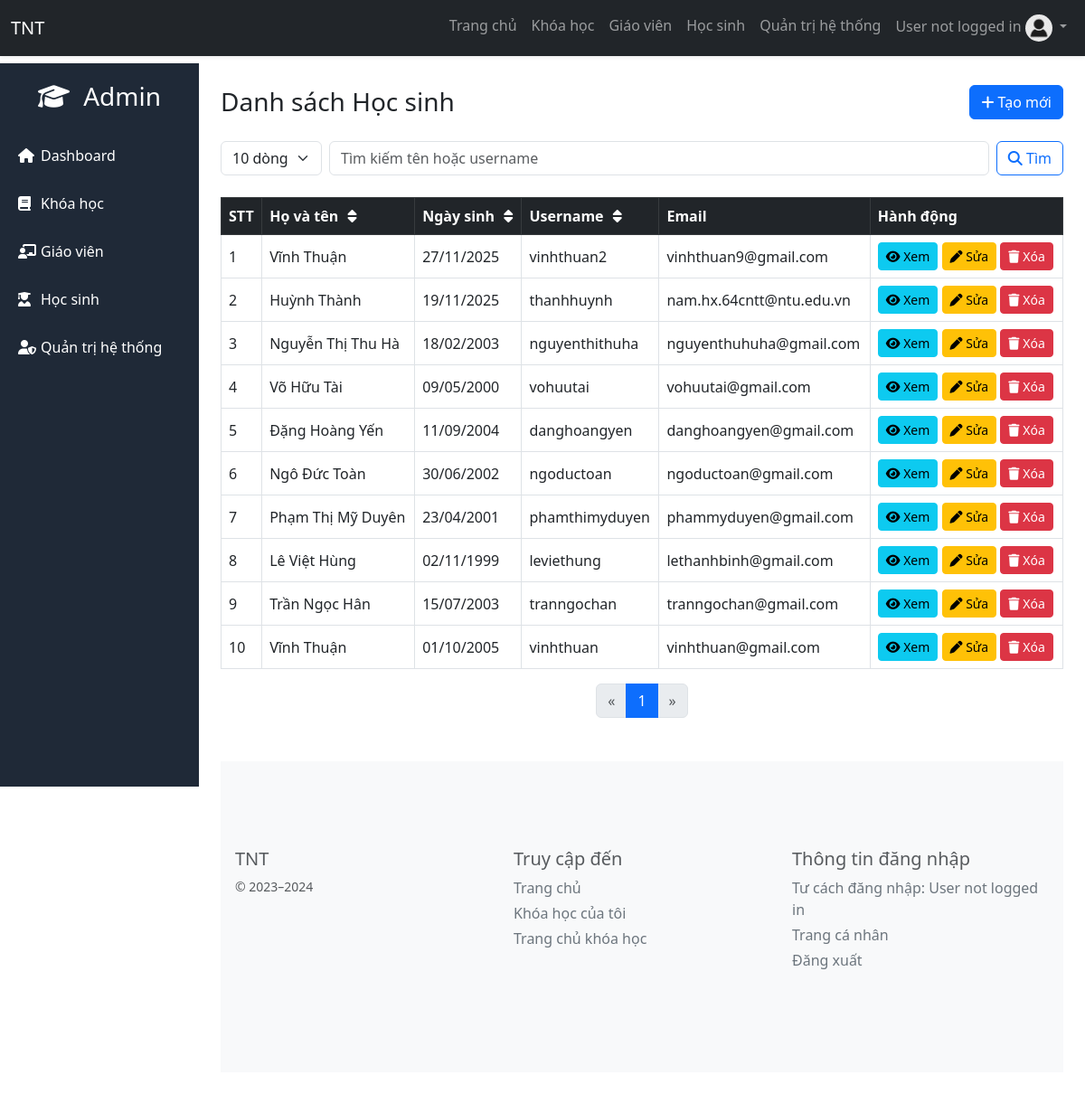
The app's page /admin/student.php, older data.
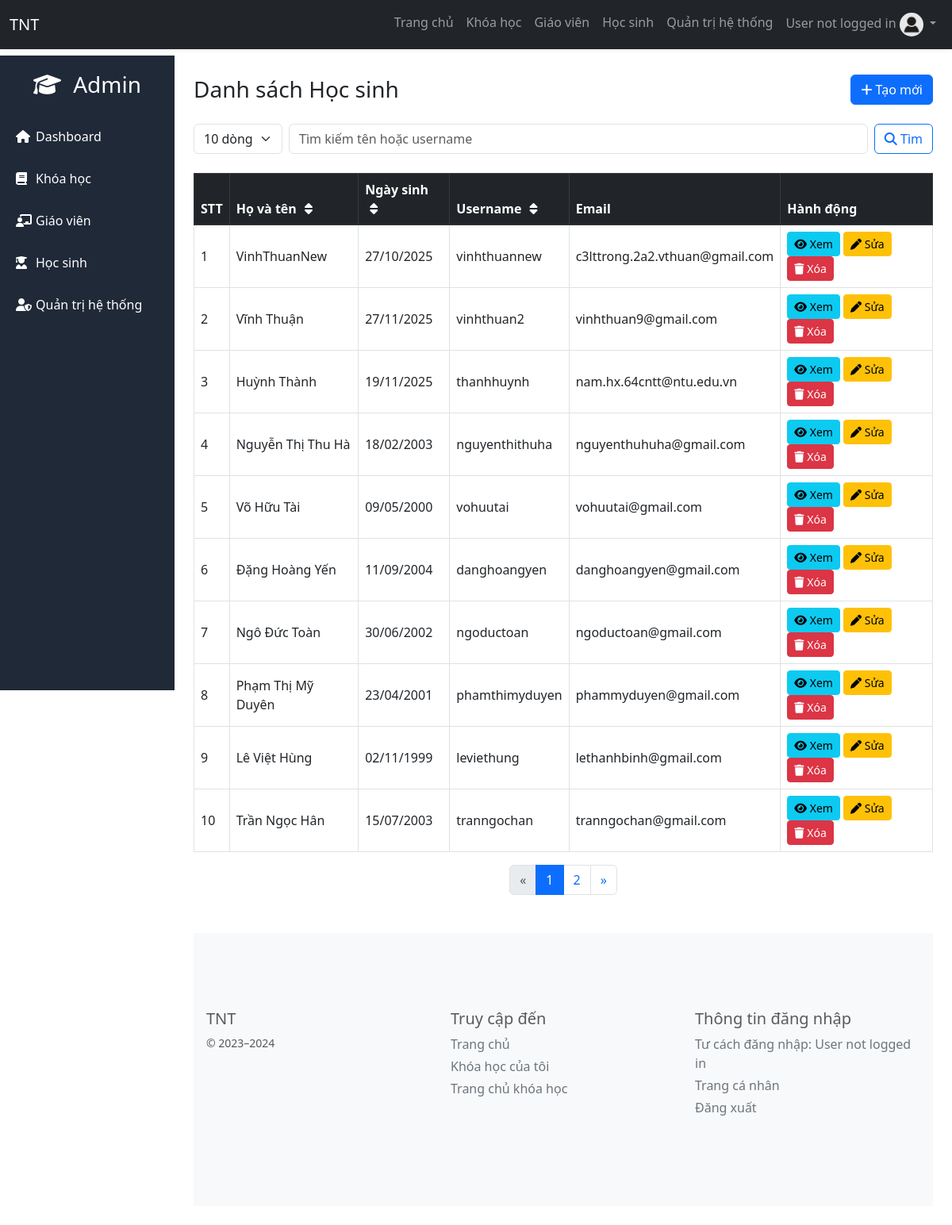
The same page, newer data.
### tables this page shows
CREATE TABLE `user_account` (
  `account_id` bigint(20) NOT NULL,
  `username` varchar(255) NOT NULL,
  `password` varchar(255) NOT NULL,
  `user_id` bigint(20) NOT NULL,
  `reset_token` varchar(64) DEFAULT NULL,
  `reset_token_expiry` datetime DEFAULT NULL
);

CREATE TABLE `user` (
  `user_id` bigint(20) NOT NULL,
  `full_name` varchar(50) NOT NULL,
  `date_of_birth` date NOT NULL,
  `gender` char(1) NOT NULL,
  `address` varchar(255) NOT NULL,
  `phone` varchar(15) NOT NULL,
  `email` varchar(255) NOT NULL,
  `citizen_id` varchar(15) NOT NULL,
  `image` varchar(255) DEFAULT NULL,
  `verification_code` varchar(10) NOT NULL,
  `email_verified_at` datetime DEFAULT NULL
);

### admin/student.php (the view, shortened to what the changed rows need)
<?php
include("layout.php");
include_once('../config/connect.php');
$limit = isset($_GET['limit']) ? intval($_GET['limit']) : 10;
$page = isset($_GET['page']) ? intval($_GET['page']) : 1;
$offset = ($page - 1) * $limit;
$tukhoa = isset($_GET['tukhoa']) ? trim($_GET['tukhoa']) : '';
$keyword_sql = '';
$sort = isset($_GET['sort']) ? $_GET['sort'] : 'user_id';
$order = isset($_GET['order']) ? $_GET['order'] : 'desc';
$order_sql = " ORDER BY $sort $order ";
function sort_link($field, $current_sort, $current_order, $limit, $tukhoa, $page){
    $next_order = ($current_sort == $field && $current_order == 'asc') ? 'desc' : 'asc';
    $icon = "";
    if($current_sort == $field){
        $icon = $current_order == 'asc'
            ? '<i class="fa-solid fa-arrow-up-short-wide"></i>'
            : '<i class="fa-solid fa-arrow-down-short-wide"></i>';
    } else {
        $icon = '<i class="fa-solid fa-sort"></i>';
    }
    return "<a href='?sort=$field&order=$next_order&limit=$limit&tukhoa=$tukhoa&page=$page' style='color:white; text-decoration:none'>$icon</a>";
}
$total_result = $dbconnect->query("SELECT COUNT(*) AS total
    FROM user us
    INNER JOIN user_role ur ON us.user_id=ur.user_id
    INNER JOIN user_account ua ON us.user_id=ua.user_id
    WHERE ur.role_id=1 $keyword_sql");
$total_row = $total_result->fetch_assoc();
$total_records = $total_row['total'];
$total_pages = max(1, ceil($total_records / $limit));
$sql_student = "SELECT us.*, ua.username FROM user us
    INNER JOIN user_role ur ON us.user_id=ur.user_id
    INNER JOIN user_account ua ON us.user_id=ua.user_id
    WHERE ur.role_id=1 $keyword_sql
    $order_sql
    LIMIT $limit OFFSET $offset";
$result_student = $dbconnect->query($sql_student);
?>
<!DOCTYPE html>
<html lang="vi">
<head>
<link href="https://cdn.jsdelivr.net/npm/bootstrap@5.3.0/dist/css/bootstrap.min.css" rel="stylesheet">
<link href="https://cdnjs.cloudflare.com/ajax/libs/font-awesome/6.5.0/css/all.min.css" rel="stylesheet">
</head>
<body>
<?php include "sidebar.php"; ?>
<div class="main p-4" id="mainContent">
    <?php if($total_records == 0): ?>
        <div class="alert alert-warning text-center">Không có dữ liệu.</div>
    <?php else: ?>
    <div class="table-responsive">
        <table class="table table-bordered table-hover align-middle">
            <thead class="table-dark">
                <tr>
                    <th>STT</th>
                    <th>
                        Họ và tên
                        <?= sort_link("full_name", $sort, $order, $limit, $tukhoa, $page) ?>
                    </th>
                    <th>
                        Ngày sinh
                        <?= sort_link("date_of_birth", $sort, $order, $limit, $tukhoa, $page) ?>
                    </th>
                    <th>
                        Username
                        <?= sort_link("username", $sort, $order, $limit, $tukhoa, $page) ?>
                    </th>
                    <th>Email</th>
                    <th>Hành động</th>
                </tr>
            </thead>
            <tbody>
            <?php
            $i = $offset + 1;
            while($row = $result_student->fetch_assoc()):
            ?>
                <tr>
                    <td><?= $i++ ?></td>
                    <td><?= htmlspecialchars($row['full_name']) ?></td>
                    <td><?= date('d/m/Y', strtotime($row['date_of_birth'])) ?></td>
                    <td><?= htmlspecialchars($row['username']) ?></td>
                    <td><?= htmlspecialchars($row['email']) ?></td>
                    <td>
                        <a class="btn btn-info btn-sm" href="account_view.php?user_id=<?= $row['user_id'] ?>&role_id=1&role_name=student">
                            <i class="fa-solid fa-eye"></i> Xem
                        </a>
                        <a class="btn btn-warning btn-sm" href="account_edit.php?user_id=<?= $row['user_id'] ?>&role_id=1&role_name=student">
                            <i class="fa-solid fa-pen"></i> Sửa
                        </a>
                        <button class="btn btn-danger btn-sm" data-bs-toggle="modal" data-bs-target="#deleteModal"
                                data-id="<?= $row['user_id'] ?>">
                            <i class="fa-solid fa-trash"></i> Xóa
                        </button>
                    </td>
                </tr>
            <?php endwhile; ?>
            </tbody>
        </table>
    </div>
    <nav>
        <ul class="pagination justify-content-center">
            <li class="page-item <?= $page<=1?'disabled':'' ?>">
                <a class="page-link" href="?page=<?= $page-1 ?>&limit=<?= $limit ?>&sort=<?= $sort ?>&order=<?= $order ?>&tukhoa=<?= $tukhoa ?>">&laquo;</a>
            </li>
            <?php for($p=1;$p<=$total_pages;$p++): ?>
                <li class="page-item <?= $p==$page?'active':'' ?>">
                    <a class="page-link" href="?page=<?= $p ?>&limit=<?= $limit ?>&sort=<?= $sort ?>&order=<?= $order ?>&tukhoa=<?= $tukhoa ?>">
                        <?= $p ?>
                    </a>
                </li>
            <?php endfor; ?>
            <li class="page-item <?= $page>=$total_pages?'disabled':'' ?>">
                <a class="page-link" href="?page=<?= $page+1 ?>&limit=<?= $limit ?>&sort=<?= $sort ?>&order=<?= $order ?>&tukhoa=<?= $tukhoa ?>">&raquo;</a>
            </li>
        </ul>
    </nav>
    <?php endif; ?>
</div>
</body>
</html>

Row changes from the older to the newer data that the page shows:
no longer on this page (row unchanged): user_account: user.full_name "Vĩnh Thuận", user.date_of_birth "01/10/2005", username "vinhthuan", user.email "vinhthuan@gmail.com"
added user_account: user.full_name "VinhThuanNew", user.date_of_birth "27/10/2025", username "vinhthuannew", user.email "c3lttrong.2a2.vthuan@gmail.com"
Text that changed along with them:
new list line: "2"
